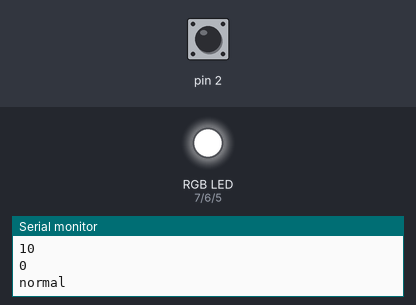
The sketch below on a simulated Arduino Uno, built with avr-gcc and run on an emulated ATmega328P. On the bench: an RGB LED mixed from three pins (HIGH = lit), the last lines printed to the serial monitor. Dashed ring = blinking. The test bench sets the inputs (shaded band); at power-on: pin 2 HIGH. Storage starts empty; the audio player accepts every command and is not drawn.

Above: at 2.2 s.
2.3 s: pin 2 pulled LOW for 1.85 s
At 3.4 s:
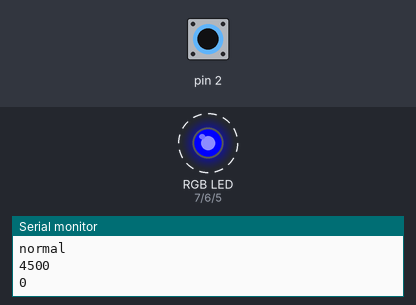
At 6.5 s:
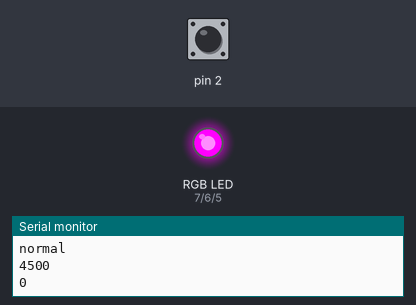
Timing chart, 0 to 15.0 s (numbered marks = the images above; inputs shaded):
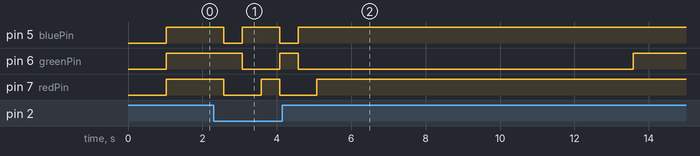

Measured:
- after the input at 2.3 s, pin 5 (bluePin): alternates HIGH for 1.0 s and LOW for 0.50 s, 4 changes in all, then stays HIGH, starting after 0.28 s; pin 6 (greenPin): HIGH → LOW after 0.78 s, → HIGH 1.0 s later, → LOW 0.50 s later, → HIGH 9.0 s later

The sketch:

headpart.ino
```cpp
#include <CapacitiveSensor.h>
/* https://www.youtube.com/watch?v=a4mt-gApxiw */
CapacitiveSensor   cs_4_2 = CapacitiveSensor(4,2);        // 10M resistor between pins 4 & 2, pin 2 is sensor pin, add a wire and or foil if desired
/* https://www.youtube.com/watch?v=gi9mqIha8n0 */
int redPin= 7;
int greenPin = 6;
int bluePin = 5;
long minutes = 0;
long lastTime = 0;
long time_passed_sad=2;

/*************/
//speaker
#include <SD.h>                      // need to include the SD library
#define SD_ChipSelectPin 10  //using digital pin 4 on arduino nano 328, can use other pins
#include <TMRpcm.h>           //  also need to include this library...
#include <SPI.h>

TMRpcm tmrpcm;   // create an object for use in this sketch

void setup() {
  Serial.begin(9600);
  cs_4_2.set_CS_AutocaL_Millis(0xFFFFFFFF);     // turn off autocalibrate on channel 1 - just as an example
  pinMode(redPin, OUTPUT);
  pinMode(greenPin, OUTPUT);
  pinMode(bluePin, OUTPUT);

  /*********/
  //speaker
  tmrpcm.speakerPin = 9; //5,6,11 or 46 on Mega, 8 on Uno, Nano, etc
  if (!SD.begin(SD_ChipSelectPin)) {  // see if the card is present and can be initialized:
    Serial.println("SD fail");
    return;   // don't do anything more if not
  }
 tmrpcm.setVolume(5);
 tmrpcm.quality(1);
// Serial.println("play music");
  //tmrpcm.play("test.wav"); //the sound file "music" will play each time the arduino powers up, or is reset

 tmrpcm.play("slashgear_bb8_owoweeewow.wav"); //the sound file "music" will play each time the arduino powers up, or is reset
  delay(1000);
}
void loop() {
    long total =  cs_4_2.capacitiveSensor(30);
    if(millis()-lastTime > 60000){
    minutes++;
    lastTime = millis();
  }
    Serial.println(total);                  // print sensor output 1 - this is also the value you can use to use this in other projects
    Serial.println(minutes);                  // print sensor output 1 - this is also the value you can use to use this in other projects

  /**RGB led**/
   while(total > 3000){
      tmrpcm.play("happy.wav");
            // tmrpcm.play("slashgear_bb8_clickingloading.wav");

       happy_status();
       happy_status();
       delay(8000);
       if(minutes>0){
       minutes--;
       }
       Serial.println("happy");
       total =  cs_4_2.capacitiveSensor(30);
   }

   if(minutes >= time_passed_sad){
      sad_status();
      Serial.println("sad");
     tmrpcm.play("sad1.wav");
          //tmrpcm.play("slashgear_bb8_question.wav");


        delay(1000);
      tmrpcm.play("sad2.wav");
          // tmrpcm.play("slashgear_bb8_rightnow.wav");


       delay(1000);
     tmrpcm.play("sad3.wav");
            //tmrpcm.play("slashgear_bb8_uhoh.wav");


        delay(1000);

//tmrpcm.play("slashgear_bb8_wuhoh.wav");


       delay(1000);
      //tmrpcm.play("bb8-uhoh.wav");
      minutes=0;
   }else{
      normal_status(); // White Color
      if(minutes%5==0){
           Serial.println("normal");
          //tmrpcm.play("slashgear_bb8_bupbupbupewweew.wav");
           //tmrpcm.play("normal.wav");

            delay(1000);

      }
   }
  delay(50);
}
void setColor(int redValue, int greenValue, int blueValue) {
  analogWrite(redPin, redValue);
  analogWrite(greenPin, greenValue);
  analogWrite(bluePin, blueValue);
}

void sad_status(){
  setColor(255, 0, 0); // Red Color
  delay(500);
  setColor(0, 0, 0); // Red Color
  delay(500);
}

void happy_status(){
  setColor(0, 255, 0); // Green Color
  delay(500);
  setColor(0, 0, 255); // Blue Color
  delay(500);
  setColor(170, 0, 255); // Purple Color
  delay(500);
}


void normal_status(){
  setColor(255, 255, 255); // White Color
  delay(500);
}
```
